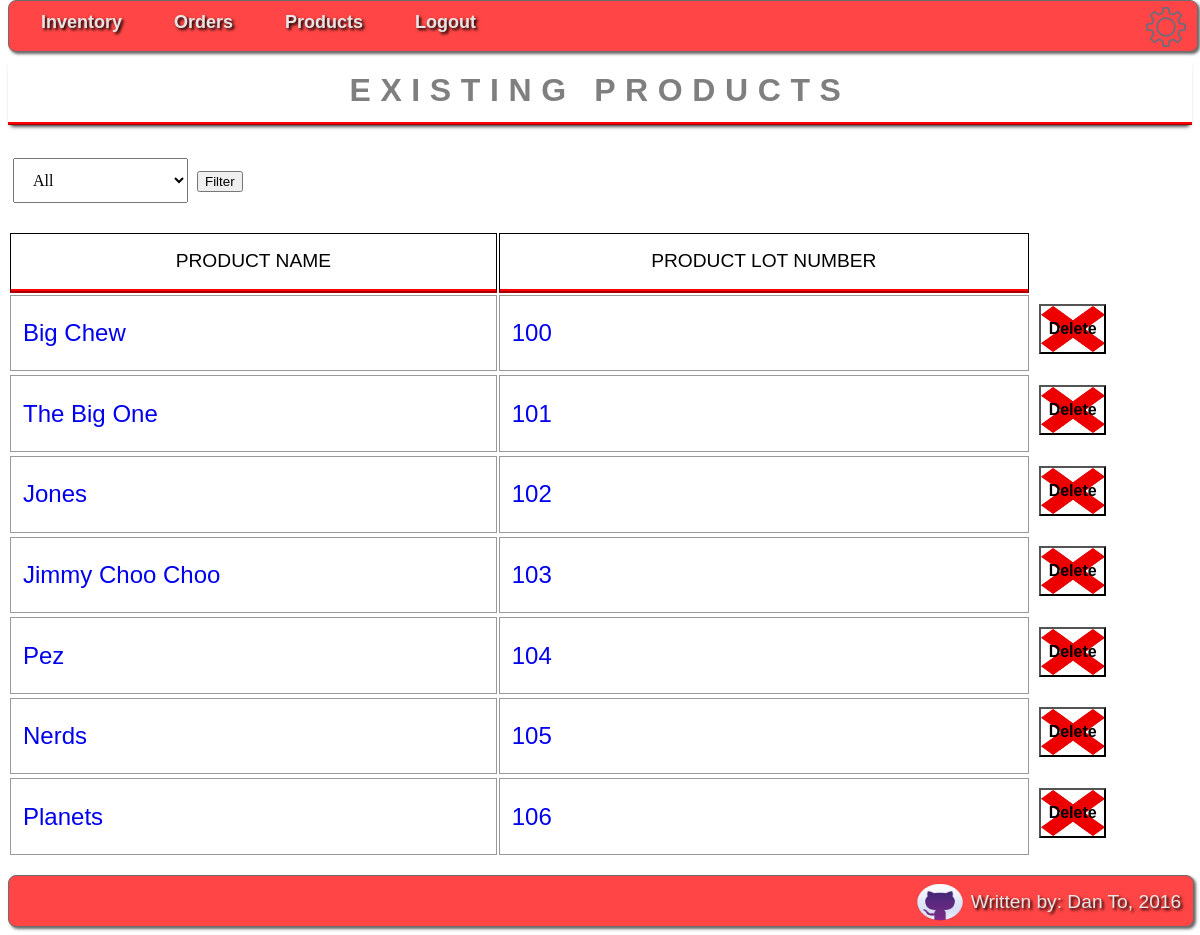
Before: /tracker/view_products/ (signed in) with the older database file.
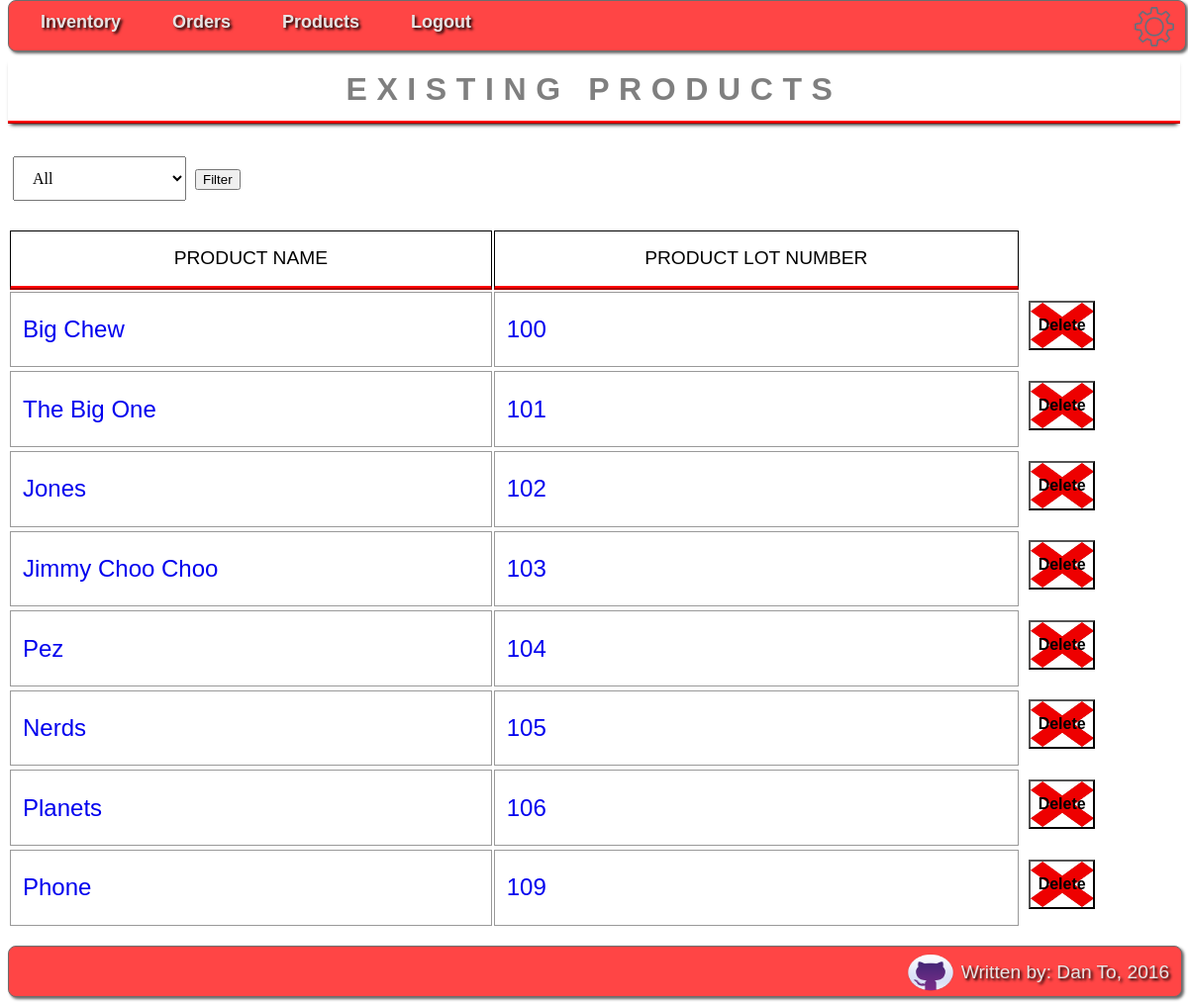
After: the same page with the newer database file.
### tracker/models.py (models this page shows, shortened)
class Product(models.Model):
    KG_TO_LBS_CONVERSION = 2.20462
    DEXTROSE = 'dex'
    GUM = 'gum'
    PANNED_SUGAR = 'psg'
    JAWBREAKER = 'jaw'
    CATEGORIES = ((DEXTROSE, 'Pressed Dextrose'),
                  (GUM, 'Bubble Gum'),
                  (PANNED_SUGAR, 'Panned Sugar'),
                  (JAWBREAKER, 'Jawbreaker'),)
    product_name = models.CharField(max_length=200)
    sm_lot_number = models.CharField(max_length=200)
    weight = models.DecimalField(max_digits=6, decimal_places=2)
    pieces = models.IntegerField()
    category = models.CharField(max_length=3,choices=CATEGORIES,default=DEXTROSE)
    popular = models.CharField(max_length=3,default='No')
    photo = models.FileField(upload_to=get_image_path, blank=True, null=True)

### tracker/views.py (the view)
@login_required
@permission_required('tracker.add_product', raise_exception=True)
def view_products(request):
    categories = getCategories()
    products = Product.objects.all()
    filter = ''
    if request.method == 'POST':
        filter = str(request.POST['filtcategory'])
        if filter != '':
            products = products.filter(category=filter)
    return render(request, 'tracker/product_list.html', {'product_list': products, 'categories': categories, 'filter': filter,})

### tracker/views.py (called while the page is built)
def getCategories():
    categories = {'dex':'Pressed Dextose', 'gum':'Bubble Gum', 'psg':'Panned Sugar', 'jaw':'Jawbreaker'}
    return categories

### tracker/templates/tracker/product_list.html (shortened to what this page needs)
{% load staticfiles %}
<link rel="stylesheet" href="{% static 'tracker/css/style.css' %}">
<head>
    <ul id="menu-bar">
        <li>
            <a href="{% url 'tracker:index' %}">
                Inventory
            </a>
        </li>
        <li>
            <a href="{% url 'tracker:view_orders' %}">
                Orders
            </a>
        </li>
        <li>
            <a href="{% url 'tracker:view_products' %}">
                Products
            </a>
        </li>
        <li>
            <a href="{% url 'tracker:log_out' %}">
                Logout
            </a>
        </li>
        <li id="settings">
            <a href="{% url 'tracker:app_settings' %}">
                <div id="img_holder"></div>
            </a>
        </li>
    </ul>
</head>
<body>
<h1>Existing Products</h1>
{% if product_list %}
<form action="{% url 'tracker:view_products' %}" method="POST">
    <select name="filtcategory" id="filtcategory">
        <option value="" >All</option>
    </select>
    <input type="submit" value="Filter" />
</form>
<table class="product_table">
    <tr>
        <th>Product Name</th>
        <th>Product Lot Number</th>
        <th class="delete_button"></th>
    </tr>
    {% for product in product_list %}
    <tr class="product_row">
        <td class="product_details">
            <a href="{% url 'tracker:product_details' product.sm_lot_number %}">
                {{ product.product_name }}
            </a>
        </td>
        <td class="product_details">
            <a href="{% url 'tracker:product_details' product.sm_lot_number %}">
                {{ product.sm_lot_number }}
            </a>
        </td>
        <td class="delete_button">
            <form action="{% url 'tracker:delete_product' product.sm_lot_number %}" method="POST">
                <button class="table_delete_button" type="submit">Delete</button>
            </form>
        </td>
    <tr>
    {% endfor %}
</table>
{% else %}
<h2>There are no products currently in the system.</h2>
{% endif %}
<div class="spacer">
</div>
<footer>
    <p>Written by: Dan To, 2016</p>
    <a href="www.github.com/danhto">
        <img src="{% static "tracker/images/github.png" %}" />
    </a>
</footer>
</body>

Changed rows visible on the page:
added Product: product_name "Phone", sm_lot_number "109"
